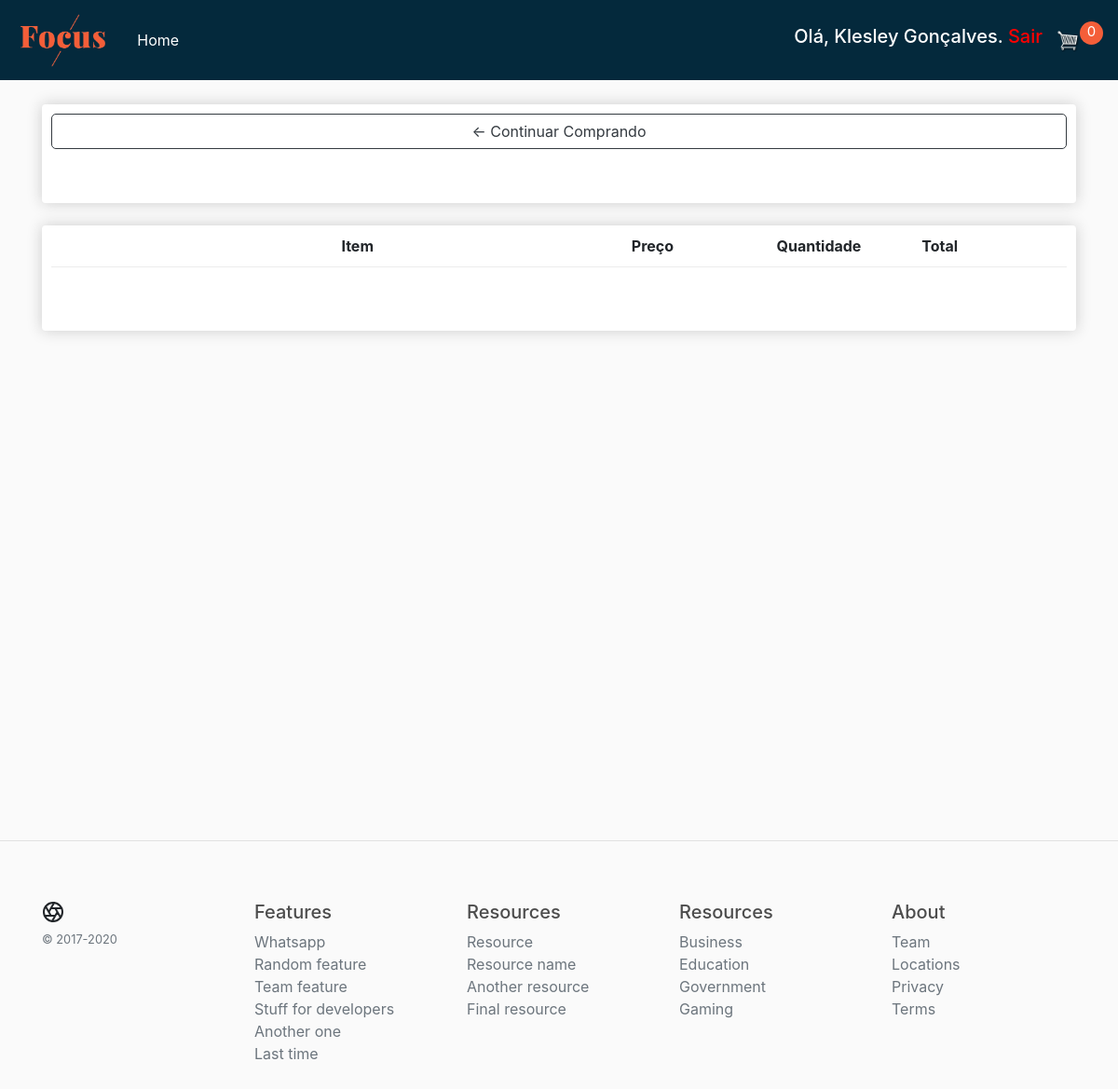
The app's page /cart/ (signed in), older data.
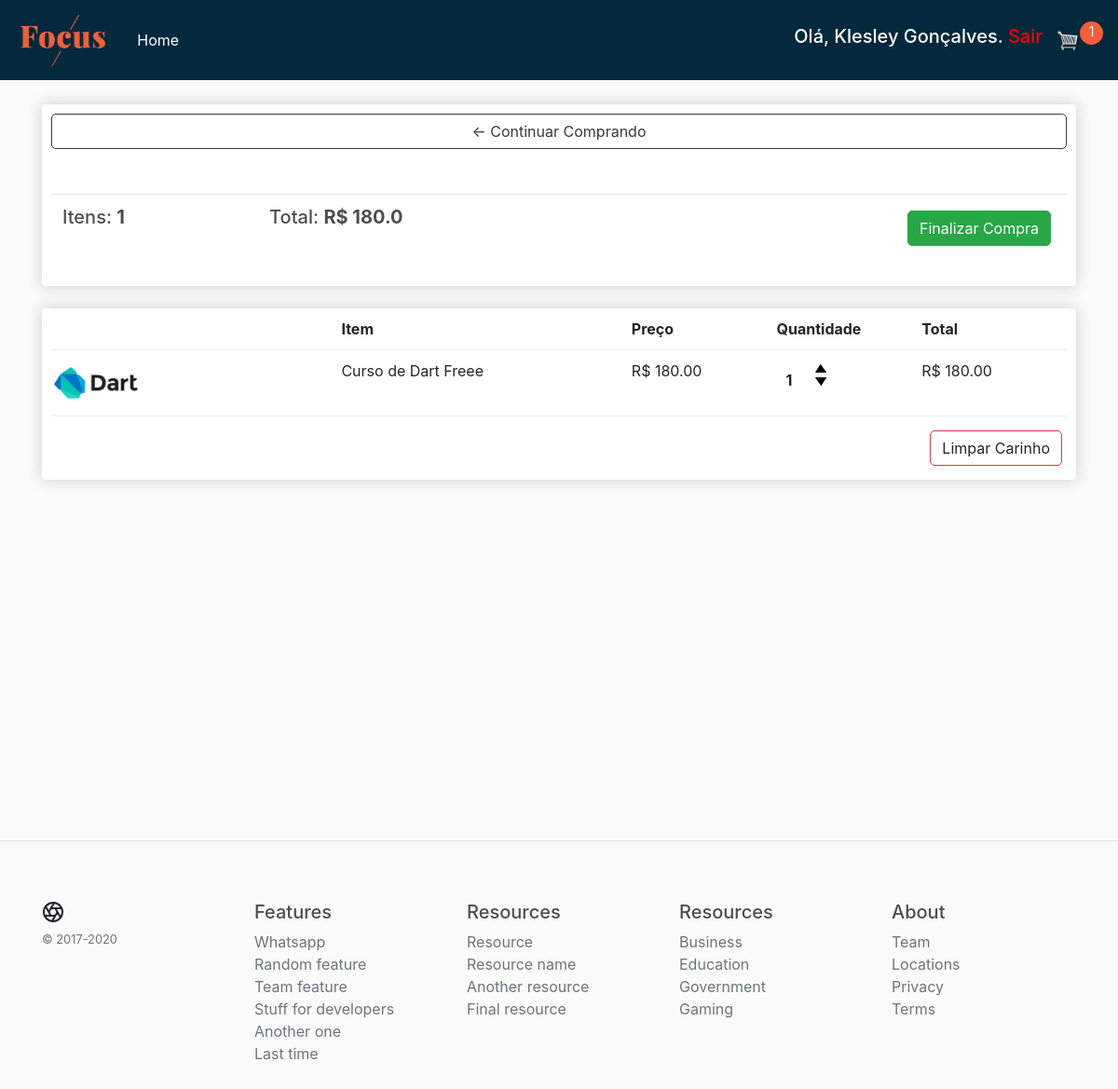
The same page, newer data.
### store/models.py (models this page shows, shortened)
class Customer(models.Model):
    user = models.OneToOneField(User, null=True, blank=True, on_delete=models.CASCADE)
    profile_img = models.ImageField(null=True, blank=True)
    name = models.CharField(max_length=300, null=False, blank=False)
    email = models.EmailField(max_length=300, unique=True)
    created = models.DateTimeField(auto_now_add=True)
    updated = models.DateTimeField(auto_now=True, null=False, blank=False)

class Order(models.Model):
    STATUS = [
        ('In the cart', 'In the cart'),
        ('Waiting for Payment', 'Waiting for Payment'),
        ('Preparation', 'Preparation'),
        ('Out for delivery', 'Out for delivery'),
        ('Delivered', 'Delivered')
    ]
    customer = models.ForeignKey(Customer, on_delete=models.SET_NULL, null=True)
    date_orderd = models.DateTimeField(auto_now_add=True)
    status = models.CharField(max_length=200, choices=STATUS, default=STATUS[0])
    transaction_id = models.CharField(max_length=200, null=False)
    @property
    def get_total_order(self):
        orders_items = self.orderitem_set.all()
        total_order = sum(item.get_total_order_item for item in orders_items)
        return float(total_order)
    @property
    def get_total_cart_items(self):
        orders_items = self.orderitem_set.all()
        total_items = sum([item.quantity for item in orders_items])
        return total_items

class OrderItem(models.Model):
    product = models.ForeignKey(Product, on_delete=models.CASCADE, null=True)
    order = models.ForeignKey(Order, on_delete=models.CASCADE, null=True)
    quantity = models.IntegerField(default=0, null=False, blank=False)
    date_added = models.DateTimeField(auto_now_add=True)
    @property
    def get_total_order_item(self):
        return self.product.price * self.quantity

class Product(models.Model):
    image = models.ImageField(null=True, blank=True)
    name = models.CharField(max_length=200, null=False)
    description = models.TextField(null=True, blank=True)
    price = models.DecimalField(max_digits=8, decimal_places=2)
    digital = models.BooleanField(default=False, null=False)
    available_quantity = models.IntegerField(default=0, null=False, blank=False)
    @property
    def image_url(self):
        try:
            url = self.image.url
        except:
            url = f'/static/images/Sem-imagem.png'
        return url

### store/views.py (the view)
# urls.py: path('cart/', cart, name='cart'),
def cart(request):
    context = {}
    data = cartData(request)
    context['order'] = data['order']
    context['items'] = data['items']
    context['quantity_items'] = data['quantity_items']
    return render(request=request, template_name='store/cart.html', context=context)

### store/utils.py (called while the page is built)
def cartData(request) -> dict:
    if request.user.is_authenticated:
        customer = request.user.customer
        order, created = Order.objects.get_or_create(customer=customer, status=Order.STATUS[0][0])
        items = order.orderitem_set.all()
        quantity_items = items.count()
        return {'order': order, 'items': items, 'quantity_items': quantity_items}
    else:
        return cookieCart(request)

### store/templates/store/cart.html (shortened to what this page needs)
{% extends 'base.html' %}
{% load static %}
{% block content %}
    <div class="row">
        <div class="col-lg-12">
            <div class="box-element">
                <a href="{% url 'store' %}" class="btn btn-outline-dark btn-block" style="border-radius: 5px">&#x2190;
                    Continuar
                    Comprando</a>
                <br>
                <br>
                {% if quantity_items > 0 %}
                    <table class="table">
                    <tr>
                        <th>
                            <h5>Itens: <strong>{{ order.get_total_cart_items }}</strong></h5>
                        </th>
                        <th>
                            <h5>Total: <strong>R$ {{ order.get_total_order }}</strong></h5>
                        </th>
                        <th>
                            <a href="{% url 'checkout' %}" class="btn btn-success"
                               style="border-radius: 5px;float: right;margin:5px">Finalizar Compra</a>
                        </th>
                    </tr>
                </table>
                {% endif %}
            </div>
            <br>
            <div class="box-element">
                <div class="cart-row">
                    <div style="flex: 2"></div>
                    <div style="flex: 2"><strong>Item</strong></div>
                    <div style="flex: 1"><strong>Preço</strong></div>
                    <div style="flex: 1"><strong>Quantidade</strong></div>
                    <div style="flex: 1"><strong>Total</strong></div>
                </div>
                {% for item in items %}
                    <div class="cart-row">
                        <div style="flex: 2"><img class="row-image" src="{{ item.product.image_url }}" alt="">
                        </div>
                        <div style="flex: 2">{{ item.product.name }}</div>
                        <div style="flex: 1">R$ {{ item.product.price }}</div>
                        <div style="flex: 1">
                            <p class="quantity">{{ item.quantity }}</p>
                            <div class="quantity">
                                <img class="chg-quantity update-cart" data-product="{{ item.product.id }}"
                                     data-action="add"
                                     src="{% static  'images/arrow-up.png' %}">
                                <img class="chg-quantity update-cart" data-product="{{ item.product.id }}"
                                     data-action="subtract" src="{% static  'images/arrow-down.png' %}">
                            </div>
                        </div>
                        <div style="flex: 1">R$ {{ item.get_total_order_item }}</div>
                    </div>
                {% endfor %}
                {% if quantity_items > 0 %}
                    <a class="btn btn-outline-danger update-cart" data-action="clear_cart" data-product="all"
                       style="border-radius: 5px;float: right;margin:5px">Limpar Carinho</a>
                {% endif %}
                <br>
                <br>
            </div>
        </div>
    </div>
{% endblock %}

### templates/base.html (shortened to what this page needs)
<!DOCTYPE html>
{% load static %}
<html lang="en">
<head>
    <link rel="stylesheet" href="https://stackpath.bootstrapcdn.com/bootstrap/4.4.1/css/bootstrap.min.css"
>
    <link rel="stylesheet" type="text/css" href="{% static 'css/main.css' %}">
</head>
<body>
{% include 'snippet/navbar.html' %}
<div class="container main">
    {% block content %}
    {% endblock %}
</div>
{% include 'snippet/footer.html' %}
</body>
</html>

### templates/snippet/navbar.html (shortened to what this page needs)
{% load static %}
<nav class="navbar navbar-expand-lg navbar-dark bg-dark">
  <a class="navbar-brand" href="{% url 'store' %}"><img class="brand-img" src="{% static 'images/logo.png' %}" alt=""></a>
  <div class="collapse navbar-collapse" id="navbarSupportedContent">
    <ul class="navbar-nav mr-auto">
      <li class="nav-item active">
        <a class="nav-link" href="{% url 'store' %}">Home <span class="sr-only">(current)</span></a>
      </li>
    </ul>
    <div class="form-inline my-2 my-lg-0 end">
     	{% if request.user.is_authenticated %}
            <h5 style="color: white">Olá, {{ request.user.customer.name }}. <a style="color: red;" href="{% url 'logout' %}"> Sair</a></h5>
     	{% else %}
            <a href="#"  class="btn btn-warning" style="color: white;border-radius: 5px;background-color: #F45E39;border-color: #F45E39;"><strong>Login</strong></a>
     	{% endif %}
     	<a href="{% url 'cart' %}">
    		<img  id="cart-icon" src="{% static 'images/cart.png' %}">
    	</a>
    	<p id="cart-total">{{ order.get_total_cart_items }}</p>
    </div>
  </div>
</nav>

### templates/snippet/footer.html (shortened to what this page needs)
{% load static %}
<hr>
<footer class="container py-5">
  <div class="row">
    <div class="col-12 col-md">
      <small class="d-block mb-3 text-muted">&copy; 2017-2020</small>
    </div>
    <div class="col-6 col-md">
      <h5>Features</h5>
      <ul class="list-unstyled text-small">
        <li><a class="text-muted" href="https://api.whatsapp.com/send/?phone=5563999500153&text={{whatsapp}}?&app_absent=0">Whatsapp</a></li>
        <li><a class="text-muted" href="#">Random feature</a></li>
        <li><a class="text-muted" href="#">Team feature</a></li>
        <li><a class="text-muted" href="#">Stuff for developers</a></li>
        <li><a class="text-muted" href="#">Another one</a></li>
        <li><a class="text-muted" href="#">Last time</a></li>
      </ul>
    </div>
    <div class="col-6 col-md">
      <h5>Resources</h5>
      <ul class="list-unstyled text-small">
        <li><a class="text-muted" href="#">Resource</a></li>
        <li><a class="text-muted" href="#">Resource name</a></li>
        <li><a class="text-muted" href="#">Another resource</a></li>
        <li><a class="text-muted" href="#">Final resource</a></li>
      </ul>
    </div>
    <div class="col-6 col-md">
      <h5>Resources</h5>
      <ul class="list-unstyled text-small">
        <li><a class="text-muted" href="#">Business</a></li>
        <li><a class="text-muted" href="#">Education</a></li>
        <li><a class="text-muted" href="#">Government</a></li>
        <li><a class="text-muted" href="#">Gaming</a></li>
      </ul>
    </div>
    <div class="col-6 col-md">
      <h5>About</h5>
      <ul class="list-unstyled text-small">
        <li><a class="text-muted" href="#">Team</a></li>
        <li><a class="text-muted" href="#">Locations</a></li>
        <li><a class="text-muted" href="#">Privacy</a></li>
        <li><a class="text-muted" href="#">Terms</a></li>
      </ul>
    </div>
  </div>
</footer>

### static/css/main.css (style rules this page uses)
.main { min-height: 100vh; height: 100%; padding-top: 1em; }
body { background-color: hsl(0, 0%, 98%); }
.brand-img { height: 60px; }
h1, h2, h3, h4, h5, h6 { color: hsl(0, 0%, 30%); }
.box-element { box-shadow: hsl(0, 0%, 80%) 0 0 16px; background-color: #fff; border-radius: 4px; padding: 10px; }
.bg-dark { background-color: #04293C !important; }
#cart-icon { width: 25px; display: inline-block; margin-left: 15px; }
#cart-total { display: block; text-align: center; color: #fff; background-color: #F45E39; width: 25px; height: 25px; border-radius: 50%; font-size: 15px; }
.col-lg-4, .col-lg-6, .col-lg-8, .col-lg-12 { margin-top: 10px; padding-bottom: 1em; }
.btn { border-radius: 0; }
.row-image { width: 100px; }
.cart-row { display: flex; align-items: flex-stretch; padding-bottom: 10px; margin-bottom: 10px; border-bottom: 1px solid #ececec; }
.quantity { display: inline-block; font-weight: 700; padding-right: 10px; padding-left: 10px; }
.chg-quantity { width: 12px; cursor: pointer; display: block; margin-top: 5px; transition: .1s; }

Row changes from the older to the newer data that the page shows:
no longer on this page (row edited): Order: get_total_cart_items "0"
added Order: get_total_cart_items "1", get_total_order "180.0"
added OrderItem: product.image_url (picture), product.name "Curso de Dart Freee", product.price "180.00", quantity "1", get_total_order_item "180.00"
Text that changed along with them:
text now shown: "Itens: Total: R$ Finalizar Compra Limpar Carinho"
